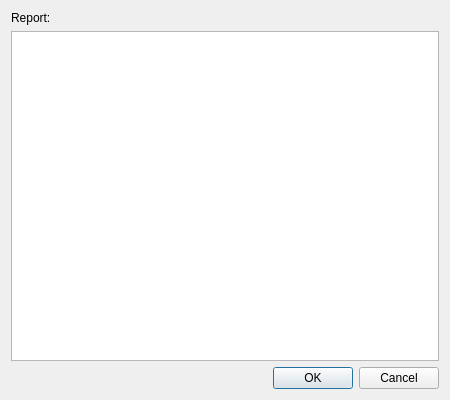
<?xml version="1.0" encoding="UTF-8"?>
<ui version="4.0">
 <class>DialogSDBReport</class>
 <widget class="QDialog" name="DialogSDBReport">
  <property name="geometry">
   <rect>
    <x>0</x>
    <y>0</y>
    <width>450</width>
    <height>400</height>
   </rect>
  </property>
  <property name="windowTitle">
   <string>Database information</string>
  </property>
  <layout class="QVBoxLayout" name="verticalLayout_2" stretch="10,1">
   <item>
    <layout class="QVBoxLayout" name="verticalLayout">
     <item>
      <widget class="QLabel" name="label_5">
       <property name="text">
        <string>Report:</string>
       </property>
       <property name="buddy">
        <cstring>reportEdit</cstring>
       </property>
      </widget>
     </item>
     <item>
      <widget class="QPlainTextEdit" name="reportEdit">
       <property name="enabled">
        <bool>true</bool>
       </property>
       <property name="sizePolicy">
        <sizepolicy hsizetype="Expanding" vsizetype="Expanding">
         <horstretch>0</horstretch>
         <verstretch>0</verstretch>
        </sizepolicy>
       </property>
       <property name="textInteractionFlags">
        <set>Qt::TextSelectableByKeyboard|Qt::TextSelectableByMouse</set>
       </property>
      </widget>
     </item>
    </layout>
   </item>
   <item>
    <widget class="QDialogButtonBox" name="buttonBox">
     <property name="orientation">
      <enum>Qt::Horizontal</enum>
     </property>
     <property name="standardButtons">
      <set>QDialogButtonBox::Cancel|QDialogButtonBox::Ok</set>
     </property>
    </widget>
   </item>
  </layout>
 </widget>
 <resources/>
 <connections>
  <connection>
   <sender>buttonBox</sender>
   <signal>accepted()</signal>
   <receiver>DialogSDBReport</receiver>
   <slot>accept()</slot>
   <hints>
    <hint type="sourcelabel">
     <x>248</x>
     <y>254</y>
    </hint>
    <hint type="destinationlabel">
     <x>157</x>
     <y>274</y>
    </hint>
   </hints>
  </connection>
  <connection>
   <sender>buttonBox</sender>
   <signal>rejected()</signal>
   <receiver>DialogSDBReport</receiver>
   <slot>reject()</slot>
   <hints>
    <hint type="sourcelabel">
     <x>316</x>
     <y>260</y>
    </hint>
    <hint type="destinationlabel">
     <x>286</x>
     <y>274</y>
    </hint>
   </hints>
  </connection>
 </connections>
</ui>
